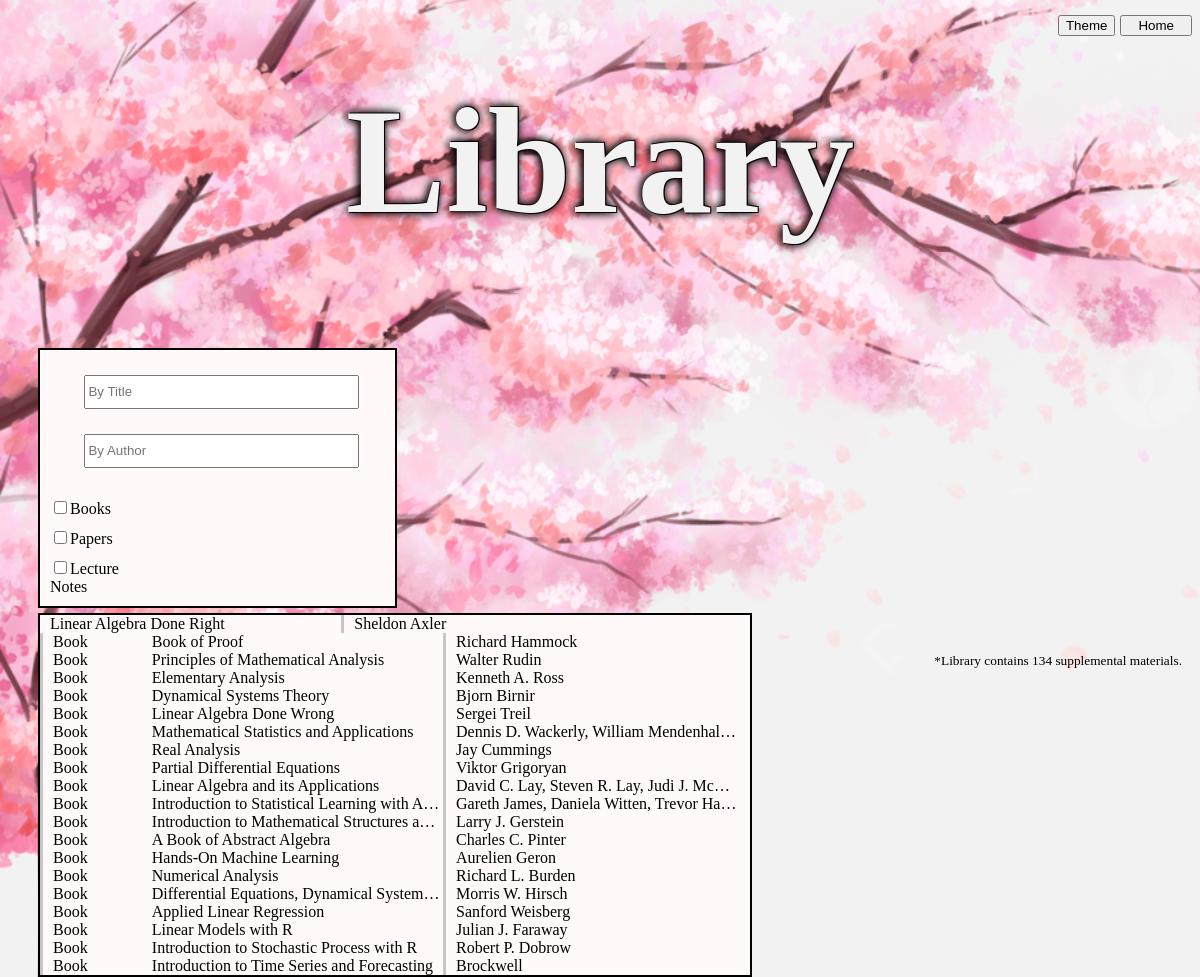
Page /textbooks/ on the committed database.
### textbooks/models.py (models this page shows, shortened)
class Text(models.Model):
    type = models.CharField(max_length=20, choices=TYPES)
    title = models.CharField(max_length=499)
    author = models.CharField(max_length=199)
    url = models.CharField(max_length=199)
    keywords = models.ManyToManyField(Keyword)

### textbooks/views.py (the view)
# urls.py: path('textbooks/', include('textbooks.urls')),
def textbooks(request):
    books = Text.objects.all()
    return render(request, 'textbooks/textbooks.html', {'books': books})

### textbooks/templates/textbooks/textbooks.html (shortened to what this page needs)
{% load static %}
<!DOCTYPE html>
<html lang="en">
    <head>
        <link href="{% static 'textbooks/textbookstyles.css' %}" rel="stylesheet">
    </head>
    <body>
        <button><a href="http://127.0.0.1:8000/home/">Home</a></button>
        <button onclick="changeTheme()">Theme</button>
        <div>
            <h1>Library</h1>
        </div>
        <div id="row">
            <div id="search">
                <input placeholder="By Title" class="textinput" id="title">
                <input placeholder="By Author" class="textinput" id="author">
                <aside id="searchleft">
                    <div class="typebox">
                        <input type="checkbox">Books
                    </div>
                    <div class="typebox">
                        <input type="checkbox">Papers
                    </div>
                    <div class="typebox">
                        <input type="checkbox">Lecture Notes
                    </div>
                </aside>
            </div>
            <div id="list">
                {% for book in books %}
                    <a href="http://127.0.0.1:8000/textbooks/{{book.url}}" title="{{ book.title }}">
                        <div class="title">{{ book.title }}</div>
                        <div class="author">{{ book.author }}</div>
                        <div class="type">{{ book.type }}</div>
                    </a>
                {% endfor %}
            </div>
        </div>
        <small>*Library contains {{ books|length }} supplemental materials.</small>
    </body>
</html>

### textbooks/static/textbooks/textbookstyles.css (style rules this page uses)
html[data-theme='cherryblossom'] { --background-image: url('images/cherryblossom.jpg'); --title-color: #f2f2f2; --title-shadow: -1px -1px 10px #000, 1px -1px 0px #000, -1px 1px 10px #000, 1px 1px 0px #000; --box-color: #fff9f9; --box-color-hover: #c3bebe; --tag-color: black; }
body { background-color: #F2F2F2; background-image: var(--background-image); background-size: cover; background-repeat: no-repeat; }
button { float: right; margin-left: 5px; }
h1 { color: var(--title-color); padding-top: 60px; text-align: center; font-size: 150px; margin-top: 15px; text-shadow: var(--title-shadow); }
a { text-decoration: none; color: black; padding: 2px 10px; }
#row div { float: left; }
#search { background-color: var(--box-color); width: 30%; height: 32vh; margin: 0 30px; border-style: solid; border-width: 2px; margin-bottom: 5px; overflow: hidden; }
#searchleft { margin: 25px 0px 0px 10px; width: 25% }
.textinput { width: 75%; height: 3.5vh; margin: 25px 12.5% 0px 12.5%; }
.typebox { width: 100%; margin: 5px 0px; }
#list { background-color: var(--box-color); width: 60%; height: 45vh; margin: 0 30px; border-style: solid; border-width: 2px; overflow-x: hidden; overflow-y: scroll; }
#list div { white-space: nowrap; overflow: hidden; text-overflow: ellipsis; padding-left: 10px; }
.title { width: 41%; }
.author { width: 40%; border-left-style: solid; border-width: 3px; border-color: #c6c6c6; }
.type { width: 12.5%; border-left-style: solid; border-width: 3px; border-color: #c6c6c6; }
small { color: var(--tag-color); float: right; margin-top: 40px; margin-right: 10px; }

### rows in the picture
Text: title "Linear Algebra Done Right", author "Sheldon Axler", type "Book"
Text: title "Book of Proof", author "Richard Hammock", type "Book"
Text: title "Principles of Mathematical Analysis", author "Walter Rudin", type "Book"
Text: title "Elementary Analysis", author "Kenneth A. Ross", type "Book"
Text: title "Dynamical Systems Theory", author "Bjorn Birnir", type "Book"
Text: title "Linear Algebra Done Wrong", author "Sergei Treil", type "Book"
Text: title "Mathematical Statistics and Applications", author "Dennis D. Wackerly, William Mendenhal…", type "Book"
Text: title "Real Analysis", author "Jay Cummings", type "Book"
Text: title "Partial Differential Equations", author "Viktor Grigoryan", type "Book"
Text: title "Linear Algebra and its Applications", author "David C. Lay, Steven R. Lay, Judi J. Mc…", type "Book"
Text: title "Introduction to Statistical Learning with A…", author "Gareth James, Daniela Witten, Trevor Ha…", type "Book"
Text: title "Introduction to Mathematical Structures a…", author "Larry J. Gerstein", type "Book"
Text: title "A Book of Abstract Algebra", author "Charles C. Pinter", type "Book"
Text: title "Hands-On Machine Learning", author "Aurelien Geron", type "Book"
Text: title "Numerical Analysis", author "Richard L. Burden", type "Book"
Text: title "Differential Equations, Dynamical System…", author "Morris W. Hirsch", type "Book"
Text: title "Applied Linear Regression", author "Sanford Weisberg", type "Book"
Text: title "Linear Models with R", author "Julian J. Faraway", type "Book"
Text: title "Introduction to Stochastic Process with R", author "Robert P. Dobrow", type "Book"
Text: title "Introduction to Time Series and Forecasting", author "Brockwell"

### other values in the picture
{{ books|length }} "134"
